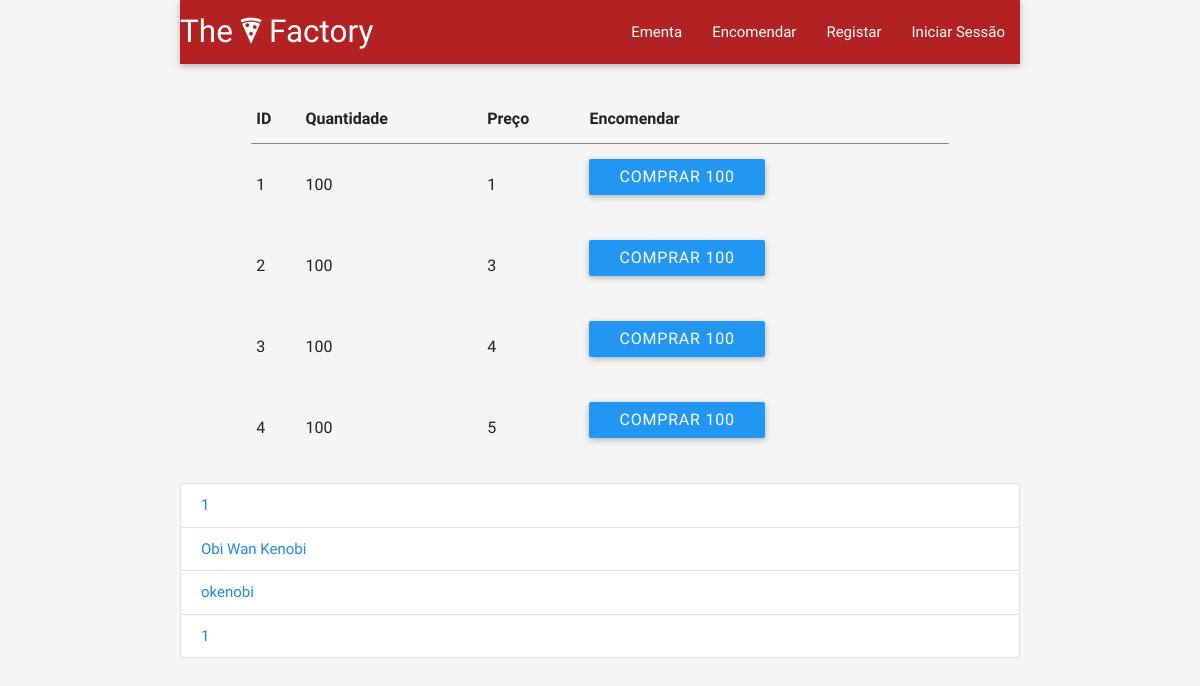
/stock.php (signed in), run on the app's committed database.
### tables this page shows
CREATE TABLE `INGREDIENTE` (
`ID_INGREDIENTE` int(11) NOT NULL,
  `QUANTIDADE` int(11) NOT NULL,
  `PRECO` int(11) NOT NULL
);

### stock.php (the view, shortened to what this page needs)
<html>
	<head>
		<link type="text/css" rel="stylesheet" href="css/materialize.min.css"  media="screen,projection"/>
		<link href="css/ionicons.min.css" rel="stylesheet">
		<link href="css/style.css" rel="stylesheet" media="screen">
	</head>
	<body>
		<div class="container">
			<nav>
				<div class="nav-wrapper">
					<a href="index.php" class="brand-logo">The <i class="icon ion-pizza"></i> Factory</a>
					<ul id="nav-mobile" class="right side-nav">
						<li><a href="ementa.php">Ementa</a></li>
						<li><a href="encomenda.php">Encomendar</a></li>
						<li><a href="registar.php">Registar</a></li>
						<li><a href="login.php">Iniciar Sessão</a></li>
					</ul>
				</div>
			</nav>
			<?php if ($_SESSION[username] == 'dvader' or $_SESSION[username] == 'okenobi') { ?>
			<div class="row">
				<div class="col s10 m10 l10 offset-s1 offset-m1 offset-l1">
					<form method="POST">
							<table>
								<thead>
									<tr>
										<th data-field="id">ID</th>
										<th data-field="id">Quantidade</th>
										<th data-field="id">Preço</th>
										<th data-field="id">Encomendar</th>
									</tr>
								</thead>
								<tbody>
								<?php
									include "php/connect.php";
									$sql_get_ingredientes = "SELECT ID_INGREDIENTE, QUANTIDADE, PRECO FROM INGREDIENTE";
									$result = mysqli_query($con, $sql_get_ingredientes);
									$row = mysqli_fetch_assoc($result);
									while ( $row != null){
										echo "<tr><td>" . $row['ID_INGREDIENTE'] . "</td><td> ". $row['QUANTIDADE'] . "</td><td> " . $row['PRECO'] . "</td><td>" . "<button class='waves-effect waves-light btn' type='submit' name='state_changer' value='" . $row['ID_INGREDIENTE'] . "'>Comprar 100</button>" . "</td></tr>";
										$row = mysqli_fetch_assoc($result);
									}
								?>
							</tbody>
						</table>
					</form>
				</div>
			</div>
			<?php }
				else{
					echo "Você não tem permissões para aceder a esta área do The Pizza Factory";
				}
				?>
			<div class="collection">
					<a href="#!" class="collection-item"><?php echo $_SESSION['user_id'] ?></a>
					<a href="#!" class="collection-item"><?php echo $_SESSION['name'] ?></a>
					<a href="#!" class="collection-item"><?php echo $_SESSION['username'] ?></a>
					<a href="#!" class="collection-item"><?php echo $_SESSION['logged_in'] ?></a>
			</div>
		</div>
	</body>
</html>

### css/style.css (style rules this page uses)
body { background-color: WhiteSmoke; width: 100%; }
nav { background-color: FireBrick; margin-bottom: 30px; }

### data on the page
ingrediente: ID_INGREDIENTE "1", QUANTIDADE "100", PRECO "1"
ingrediente: ID_INGREDIENTE "2", QUANTIDADE "100", PRECO "3"
ingrediente: ID_INGREDIENTE "3", QUANTIDADE "100", PRECO "4"
ingrediente: ID_INGREDIENTE "4", QUANTIDADE "100", PRECO "5"

### other printed values
$_SESSION['user_id'] "1"
$_SESSION['name'] "Obi Wan Kenobi"
$_SESSION['username'] "okenobi"
$_SESSION['logged_in'] "1"
